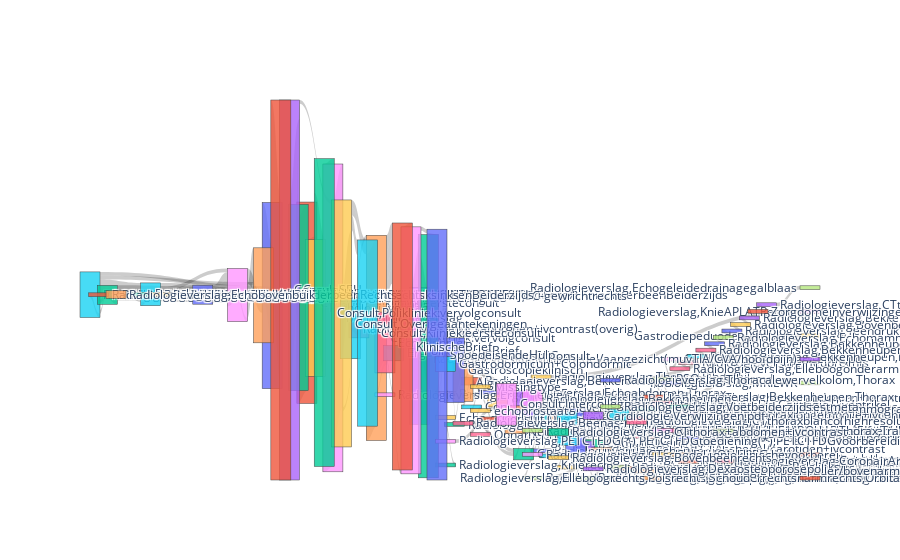

Notebook source saved alongside this figure:
### Code cell
import plotly.graph_objects as go
from collections import Counter

# Step 1: Extract Sequences from event columns
event_columns = [col for col in feature_df.columns if 'concept:name' in col]  # Filter for event-related columns
sequences = []

# For each row in feature_df, extract the sequence of events
for _, row in feature_df.iterrows():
    events = [col.split('concept:name_')[1] for col in event_columns if row[col] == 1.0]  # Get events with 1.0 value
    sequences.append('->'.join(events))  # Join events into a sequence

# Step 2: Add sequences to the dataframe (this will be useful for visualization)
feature_df['Sequence'] = sequences

# Step 3: Get the most common sequence per cluster 
cluster_sequences = feature_df.groupby("Cluster")["Sequence"].agg(lambda x: x.mode()[0])

# Step 4: Count the occurrences of each sequence (for Sankey diagram links)
cluster_counts = Counter(cluster_sequences)

# Step 5: Prepare data for Sankey diagram (convert sequences into sources and targets)
sources, targets = [], []

for trace in cluster_sequences.values:
    steps = trace.split("->")  # Split sequence into individual steps
    for i in range(len(steps) - 1):
        sources.append(steps[i])
        targets.append(steps[i + 1])

# Convert sources and targets to indices (for Sankey diagram nodes)
all_nodes = list(set(sources + targets))  # All unique nodes (steps)
source_indices = [all_nodes.index(s) for s in sources]
target_indices = [all_nodes.index(t) for t in targets]

# Step 6: Count the frequency of each link (source -> target pair)
link_counts = Counter(zip(sources, targets))
values = [link_counts[(source, target)] for source, target in zip(sources, targets)]

# Step 7: Create the Sankey diagram
fig = go.Figure(go.Sankey(
    node=dict(label=all_nodes),
    link=dict(source=source_indices, target=target_indices, value=values)
))

fig.show()

### Figure 1 — Plotly figure (JSON) as saved in the notebook; plotly's stock layout.template omitted (floating-point values rounded to 4 significant figures; data arrays with more than 128 entries replaced by an {"elided": "..."} marker saying what was removed)
{"data": [{"link": {"source": {"elided": "349 int values"}, "target": {"elided": "349 int values"}, "value": {"elided": "349 int values"}}, "node": {"label": {"elided": "163 str values"}}, "type": "sankey"}], "layout": {}}
